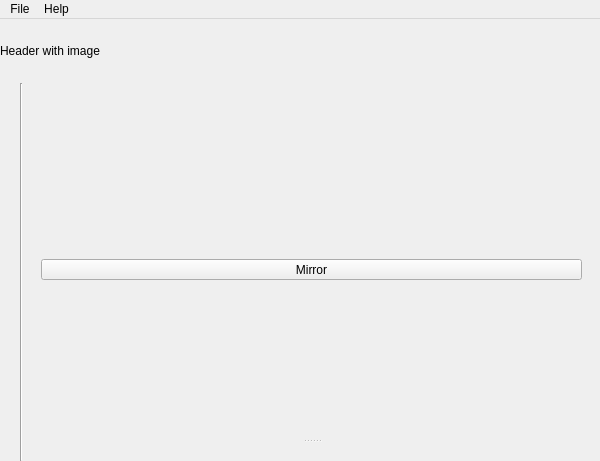
<?xml version="1.0" encoding="UTF-8"?>
<ui version="4.0">
 <class>MainWindow</class>
 <widget class="QMainWindow" name="MainWindow">
  <property name="geometry">
   <rect>
    <x>0</x>
    <y>0</y>
    <width>600</width>
    <height>461</height>
   </rect>
  </property>
  <property name="iconSize">
   <size>
    <width>32</width>
    <height>32</height>
   </size>
  </property>
  <widget class="QWidget" name="centralwidget">
   <layout class="QVBoxLayout" name="verticalLayout">
    <property name="spacing">
     <number>0</number>
    </property>
    <property name="margin">
     <number>0</number>
    </property>
    <item>
     <layout class="QVBoxLayout" name="header_vlay">
      <property name="topMargin">
       <number>25</number>
      </property>
      <property name="bottomMargin">
       <number>25</number>
      </property>
      <item>
       <widget class="QLabel" name="label">
        <property name="text">
         <string>Header with image</string>
        </property>
       </widget>
      </item>
     </layout>
    </item>
    <item>
     <layout class="QHBoxLayout" name="horizontalLayout">
      <item>
       <layout class="QVBoxLayout" name="btnlay">
        <item>
         <spacer name="verticalSpacer">
          <property name="orientation">
           <enum>Qt::Vertical</enum>
          </property>
          <property name="sizeHint" stdset="0">
           <size>
            <width>20</width>
            <height>40</height>
           </size>
          </property>
         </spacer>
        </item>
       </layout>
      </item>
      <item>
       <widget class="Line" name="line">
        <property name="orientation">
         <enum>Qt::Vertical</enum>
        </property>
       </widget>
      </item>
      <item>
       <widget class="QWidget" name="widget_2" native="true">
        <layout class="QHBoxLayout" name="horizontalLayout_2">
         <item>
          <widget class="QSplitter" name="splitter_2">
           <property name="orientation">
            <enum>Qt::Horizontal</enum>
           </property>
           <widget class="QWidget" name="layoutWidget">
            <layout class="QVBoxLayout" name="central_vlay">
             <property name="topMargin">
              <number>0</number>
             </property>
             <item>
              <widget class="QWidget" name="widget" native="true">
               <layout class="QVBoxLayout" name="verticalLayout_3">
                <item>
                 <widget class="QSplitter" name="splitter">
                  <property name="orientation">
                   <enum>Qt::Vertical</enum>
                  </property>
                  <widget class="QWidget" name="verticalLayoutWidget_2">
                   <layout class="QVBoxLayout" name="verticalLayout_2">
                    <property name="topMargin">
                     <number>0</number>
                    </property>
                    <item>
                     <widget class="QToolButton" name="toolButton">
                      <property name="sizePolicy">
                       <sizepolicy hsizetype="Preferred" vsizetype="Fixed">
                        <horstretch>0</horstretch>
                        <verstretch>0</verstretch>
                       </sizepolicy>
                      </property>
                      <property name="text">
                       <string>Mirror</string>
                      </property>
                      <property name="checkable">
                       <bool>true</bool>
                      </property>
                      <property name="checked">
                       <bool>false</bool>
                      </property>
                     </widget>
                    </item>
                    <item>
                     <layout class="QGridLayout" name="draglay">
                      <property name="topMargin">
                       <number>0</number>
                      </property>
                     </layout>
                    </item>
                   </layout>
                  </widget>
                  <widget class="QWidget" name="verticalLayoutWidget">
                   <layout class="QVBoxLayout" name="attributes">
                    <property name="topMargin">
                     <number>0</number>
                    </property>
                   </layout>
                  </widget>
                 </widget>
                </item>
               </layout>
              </widget>
             </item>
            </layout>
           </widget>
          </widget>
         </item>
        </layout>
       </widget>
      </item>
     </layout>
    </item>
   </layout>
  </widget>
  <widget class="QMenuBar" name="menuBar">
   <property name="geometry">
    <rect>
     <x>0</x>
     <y>0</y>
     <width>600</width>
     <height>28</height>
    </rect>
   </property>
   <widget class="QMenu" name="menuFile">
    <property name="title">
     <string>File</string>
    </property>
    <addaction name="actionOpen_2"/>
    <addaction name="actionSave_2"/>
   </widget>
   <widget class="QMenu" name="menuHelp">
    <property name="title">
     <string>Help</string>
    </property>
    <addaction name="actionVersion"/>
    <addaction name="actionVersion_2"/>
   </widget>
   <addaction name="menuFile"/>
   <addaction name="menuHelp"/>
  </widget>
  <action name="actionOpen">
   <property name="icon">
    <iconset>
     <normaloff>:/icons/fileopen.png</normaloff>:/icons/fileopen.png</iconset>
   </property>
   <property name="text">
    <string>&amp;Open</string>
   </property>
  </action>
  <action name="actionClose">
   <property name="icon">
    <iconset>
     <normaloff>:/icons/fileclose.png</normaloff>:/icons/fileclose.png</iconset>
   </property>
   <property name="text">
    <string>&amp;Close</string>
   </property>
  </action>
  <action name="actionNew">
   <property name="icon">
    <iconset>
     <normaloff>:/icons/filenew.png</normaloff>:/icons/filenew.png</iconset>
   </property>
   <property name="text">
    <string>&amp;New</string>
   </property>
  </action>
  <action name="actionSave">
   <property name="icon">
    <iconset>
     <normaloff>:/icons/filesave.png</normaloff>:/icons/filesave.png</iconset>
   </property>
   <property name="text">
    <string>&amp;Save</string>
   </property>
  </action>
  <action name="actionExit">
   <property name="icon">
    <iconset>
     <normaloff>:/icons/exit.png</normaloff>:/icons/exit.png</iconset>
   </property>
   <property name="text">
    <string>E&amp;xit</string>
   </property>
  </action>
  <action name="actionRed">
   <property name="icon">
    <iconset>
     <normaloff>:/icons/red.png</normaloff>:/icons/red.png</iconset>
   </property>
   <property name="text">
    <string>Red</string>
   </property>
  </action>
  <action name="actionGreen">
   <property name="icon">
    <iconset>
     <normaloff>:/icons/green.png</normaloff>:/icons/green.png</iconset>
   </property>
   <property name="text">
    <string>Green</string>
   </property>
  </action>
  <action name="actionBlue">
   <property name="icon">
    <iconset>
     <normaloff>:/icons/blue.png</normaloff>:/icons/blue.png</iconset>
   </property>
   <property name="text">
    <string>Blue</string>
   </property>
  </action>
  <action name="actionAddRectangle">
   <property name="icon">
    <iconset>
     <normaloff>:/icons/rectangle.png</normaloff>:/icons/rectangle.png</iconset>
   </property>
   <property name="text">
    <string>Add Rectangle</string>
   </property>
  </action>
  <action name="actionAddCircle">
   <property name="icon">
    <iconset>
     <normaloff>:/icons/circle.png</normaloff>:/icons/circle.png</iconset>
   </property>
   <property name="text">
    <string>Add Circle</string>
   </property>
  </action>
  <action name="actionRemoveShape">
   <property name="icon">
    <iconset>
     <normaloff>:/icons/remove.png</normaloff>:/icons/remove.png</iconset>
   </property>
   <property name="text">
    <string>Remove Shape</string>
   </property>
  </action>
  <action name="actionAddRobot">
   <property name="text">
    <string>Add robot</string>
   </property>
  </action>
  <action name="actionAddSnowman">
   <property name="text">
    <string>Add snowan</string>
   </property>
  </action>
  <action name="actionAddTriangle">
   <property name="icon">
    <iconset>
     <normaloff>:/icons/triangle.png</normaloff>:/icons/triangle.png</iconset>
   </property>
   <property name="text">
    <string>addTriangle</string>
   </property>
  </action>
  <action name="actionAbout">
   <property name="text">
    <string>About</string>
   </property>
  </action>
  <action name="actionAboutQt">
   <property name="text">
    <string>About Qt</string>
   </property>
  </action>
  <action name="actionOpen_2">
   <property name="text">
    <string>Open</string>
   </property>
  </action>
  <action name="actionSave_2">
   <property name="text">
    <string>Save</string>
   </property>
  </action>
  <action name="actionVersion">
   <property name="text">
    <string>Online Help</string>
   </property>
  </action>
  <action name="actionVersion_2">
   <property name="text">
    <string>Version</string>
   </property>
  </action>
 </widget>
 <resources/>
 <connections/>
</ui>
